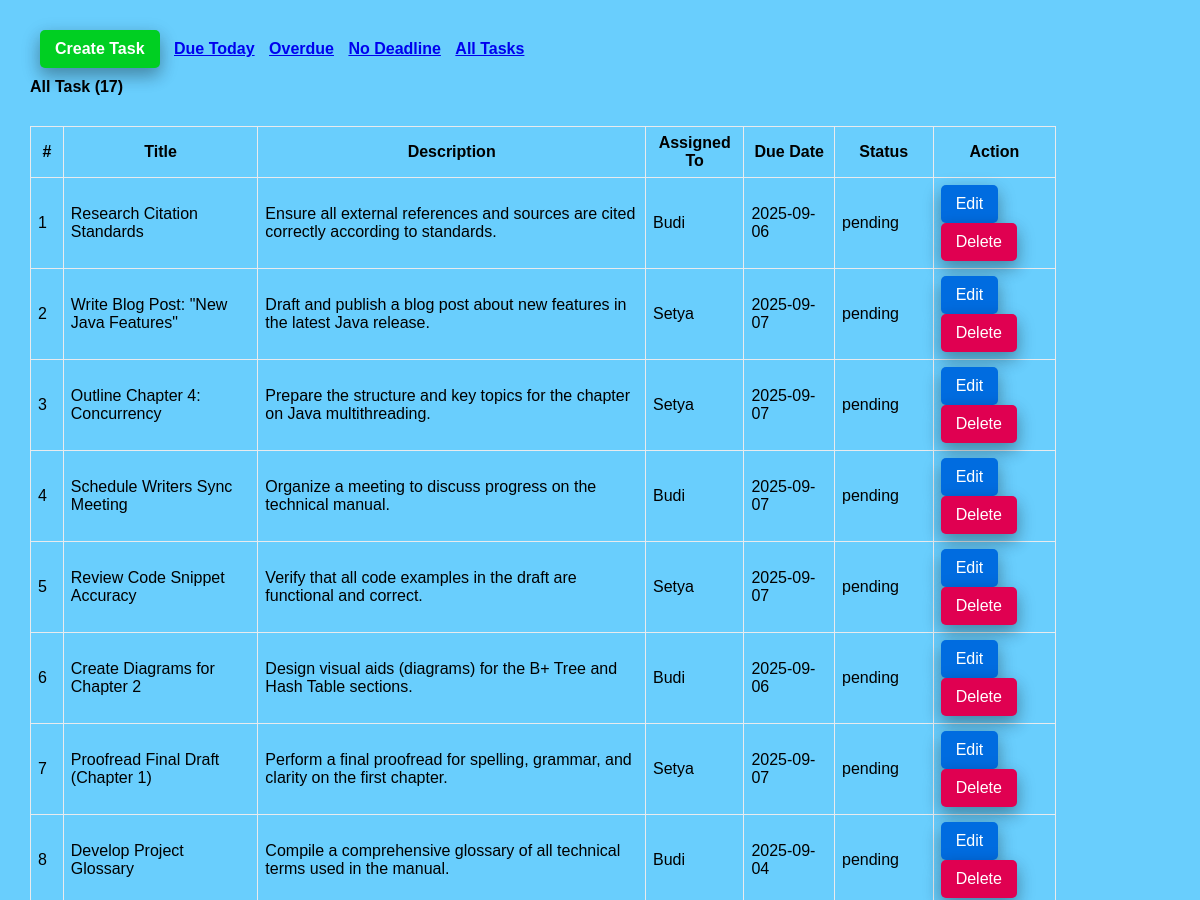
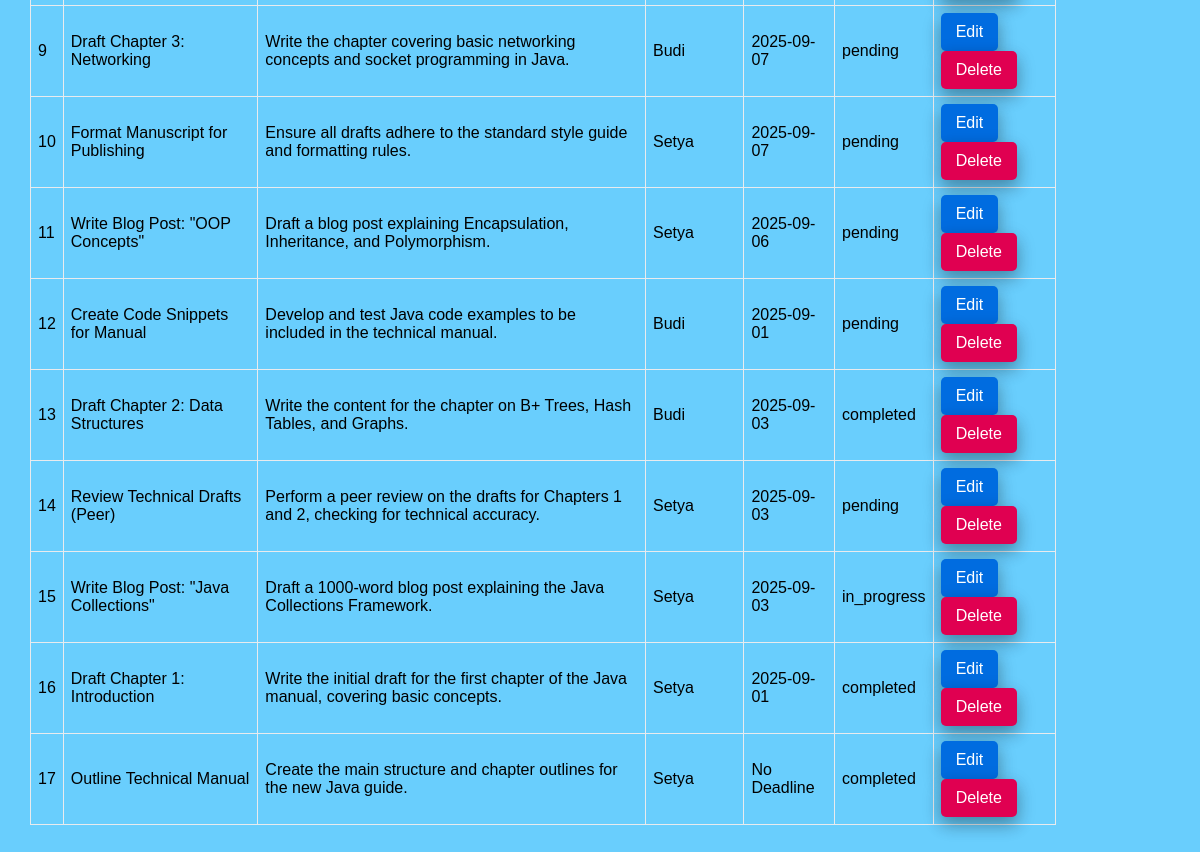
Screenshot of /tasks.php (signed in) with the database file from the repository (2 pictures, top to bottom).
### tables this page shows
CREATE TABLE `tasks` (
  `id` int(11) NOT NULL,
  `title` varchar(100) NOT NULL,
  `description` text DEFAULT NULL,
  `assigned_to` int(11) DEFAULT NULL,
  `due_date` date DEFAULT NULL,
  `status` enum('pending','in_progress','completed') DEFAULT 'pending',
  `created_at` timestamp NOT NULL DEFAULT current_timestamp()
);

CREATE TABLE `users` (
  `id` int(11) NOT NULL,
  `full_name` varchar(50) NOT NULL,
  `username` varchar(50) NOT NULL,
  `password` varchar(255) NOT NULL,
  `role` enum('admin','employee') NOT NULL,
  `created_at` timestamp NOT NULL DEFAULT current_timestamp()
);

### app/model/Task.php (called while the page is built, shortened)
<?php
function get_all_tasks($conn){
	$sql = "SELECT * FROM tasks ORDER BY id DESC";
	$stmt = $conn->prepare($sql);
	$stmt->execute([]);
	if($stmt->rowCount() > 0){
		$tasks = $stmt->fetchAll();
	}else $tasks = 0;
	return $tasks;
}
function count_tasks($conn){
	$sql = "SELECT id FROM tasks";
	$stmt = $conn->prepare($sql);
	$stmt->execute([]);
	return $stmt->rowCount();
}

### app/model/User.php (called while the page is built, shortened)
<?php
function get_all_users($conn){
	$sql = "SELECT * FROM users WHERE role =? ";
	$stmt = $conn->prepare($sql);
	$stmt->execute(["employee"]);
	if($stmt->rowCount() > 0){
		$users = $stmt->fetchAll();
	}else $users = 0;
	return $users;
}

### tasks.php (the view, shortened to what this page needs)
<?php
if (isset($_SESSION['role']) && isset($_SESSION['id']) && $_SESSION['role'] == "admin") {
    include "DB_connection.php";
    include "app/Model/Task.php";
    include "app/Model/User.php";
    $text = "All Task";
    if (isset($_GET['due_date']) &&  $_GET['due_date'] == "Due Today") {
    	$text = "Due Today";
      $tasks = get_all_tasks_due_today($conn);
      $num_task = count_tasks_due_today($conn);
    }else if (isset($_GET['due_date']) &&  $_GET['due_date'] == "Overdue") {
    	$text = "Overdue";
      $tasks = get_all_tasks_overdue($conn);
      $num_task = count_tasks_overdue($conn);
    }else if (isset($_GET['due_date']) &&  $_GET['due_date'] == "No Deadline") {
    	$text = "No Deadline";
      $tasks = get_all_tasks_NoDeadline($conn);
      $num_task = count_tasks_NoDeadline($conn);
    }else{
    	 $tasks = get_all_tasks($conn);
       $num_task = count_tasks($conn);
    }
    $users = get_all_users($conn);
 ?>
<!DOCTYPE html>
<html>
<head>
	<link rel="stylesheet" href="https://stackpath.bootstrapcdn.com/font-awesome/4.7.0/css/font-awesome.min.css">
	<link rel="stylesheet" href="css/style.css">
</head>
<body>
	<div class="body">
		<section class="section-1">
			<h4 class="title-2">
				<a href="create_task.php" class="btn">Create Task</a>
				<a href="tasks.php?due_date=Due Today">Due Today</a>
				<a href="tasks.php?due_date=Overdue">Overdue</a>
				<a href="tasks.php?due_date=No Deadline">No Deadline</a>
				<a href="tasks.php">All Tasks</a>
			</h4>
         <h4 class="title-2"><?=$text?> (<?=$num_task?>)</h4>
			<?php if ($tasks != 0) { ?>
			<table class="main-table">
				<tr>
					<th>#</th>
					<th>Title</th>
					<th>Description</th>
					<th>Assigned To</th>
					<th>Due Date</th>
					<th>Status</th>
					<th>Action</th>
				</tr>
				<?php $i=0; foreach ($tasks as $task) { ?>
				<tr>
					<td><?=++$i?></td>
					<td><?=$task['title']?></td>
					<td><?=$task['description']?></td>
					<td>
						<?php
                  foreach ($users as $user) {
						if($user['id'] == $task['assigned_to']){
							echo $user['full_name'];
						}}?>
	            </td>
	            <td><?php if($task['due_date'] == "") echo "No Deadline";
	                      else echo $task['due_date'];
	               ?></td>
	            <td><?=$task['status']?></td>
					<td>
						<a href="edit-task.php?id=<?=$task['id']?>" class="edit-btn">Edit</a>
						<a href="delete-task.php?id=<?=$task['id']?>" class="delete-btn">Delete</a>
					</td>
				</tr>
			   <?php	} ?>
			</table>
		<?php }else { ?>
			<h3>Empty</h3>
		<?php  }?>
		</section>
	</div>
</body>
</html>
<?php }else{
   $em = "First login";
   header("Location: login.php?error=$em");
   exit();
}
 ?>

### css/style.css (style rules this page uses)
* { padding: 0; margin: 0; box-sizing: border-box; font-family: arial, sans-serif; }
.body { display: flex; }
.section-1 { padding: 30px; width: 100%; background: rgb(105, 206, 253); }
.section-1 .title-2 { margin-bottom: 10px; }
.section-1 .title-2 .btn { text-decoration: none; display: inline-block; padding-left: 10px; border: none; background: #00CF22; padding: 10px 15px; color: #fff; font-size: 16px; border-radius: 5px; cursor: pointer; outline: none; transition: background 1s; box-shadow: 0 8px 16px 0 rgba(0,0,0,0.2), 0 6px 20px 0 rgba(0,0,0,0.19); }
.section-1 .title-2 a { display: inline-block; margin-left: 10px; }
.main-table, .main-table tr, .main-table th, .main-table td { border: 1px solid #e9ebee; border-collapse: collapse; padding: 7px; }
.main-table { width: 90%; margin-top: 30px; }
.delete-btn { text-decoration: none; display: inline-block; padding-left: 10px; border: none; background: #E00051; padding: 10px 15px; color: #fff; font-size: 16px; border-radius: 5px; cursor: pointer; outline: none; transition: background 1s; box-shadow: 0 8px 16px 0 rgba(0,0,0,0.2), 0 6px 20px 0 rgba(0,0,0,0.19); }
.edit-btn { text-decoration: none; display: inline-block; padding-left: 10px; border: none; background: #006CE0; padding: 10px 15px; color: #fff; font-size: 16px; border-radius: 5px; cursor: pointer; outline: none; transition: background 1s; box-shadow: 0 8px 16px 0 rgba(0,0,0,0.2), 0 6px 20px 0 rgba(0,0,0,0.19); }

### rows the page displays
tasks: title "Research Citation Standards", description "Ensure all external references and sources are cited correctly according to standards.", due_date "2025-09-06", status "pending"
users: full_name "Budi"
tasks: title "Write Blog Post: \"New Java Features\"", description "Draft and publish a blog post about new features in the latest Java release.", due_date "2025-09-07", status "pending"
users: full_name "Setya"
tasks: title "Outline Chapter 4: Concurrency", description "Prepare the structure and key topics for the chapter on Java multithreading.", due_date "2025-09-07", status "pending"
tasks: title "Schedule Writers Sync Meeting", description "Organize a meeting to discuss progress on the technical manual.", due_date "2025-09-07", status "pending"
tasks: title "Review Code Snippet Accuracy", description "Verify that all code examples in the draft are functional and correct.", due_date "2025-09-07", status "pending"
tasks: title "Create Diagrams for Chapter 2", description "Design visual aids (diagrams) for the B+ Tree and Hash Table sections.", due_date "2025-09-06", status "pending"
tasks: title "Proofread Final Draft (Chapter 1)", description "Perform a final proofread for spelling, grammar, and clarity on the first chapter.", due_date "2025-09-07", status "pending"
tasks: title "Develop Project Glossary", description "Compile a comprehensive glossary of all technical terms used in the manual.", due_date "2025-09-04", status "pending"
tasks: title "Draft Chapter 3: Networking", description "Write the chapter covering basic networking concepts and socket programming in Java.", due_date "2025-09-07", status "pending"
tasks: title "Format Manuscript for Publishing", description "Ensure all drafts adhere to the standard style guide and formatting rules.", due_date "2025-09-07", status "pending"
tasks: title "Write Blog Post: \"OOP Concepts\"", description "Draft a blog post explaining Encapsulation, Inheritance, and Polymorphism.", due_date "2025-09-06", status "pending"
tasks: title "Create Code Snippets for Manual", description "Develop and test Java code examples to be included in the technical manual.", due_date "2025-09-01", status "pending"
tasks: title "Draft Chapter 2: Data Structures", description "Write the content for the chapter on B+ Trees, Hash Tables, and Graphs.", due_date "2025-09-03", status "completed"
tasks: title "Review Technical Drafts (Peer)", description "Perform a peer review on the drafts for Chapters 1 and 2, checking for technical accuracy.", due_date "2025-09-03", status "pending"
tasks: title "Write Blog Post: \"Java Collections\"", description "Draft a 1000-word blog post explaining the Java Collections Framework.", due_date "2025-09-03", status "in_progress"
tasks: title "Draft Chapter 1: Introduction", description "Write the initial draft for the first chapter of the Java manual, covering basic concepts.", due_date "2025-09-01", status "completed"
tasks: title "Outline Technical Manual", description "Create the main structure and chapter outlines for the new Java guide.", shows "No Deadline", status "completed"

### other values shown
$text "All Task"
$num_task "17"
